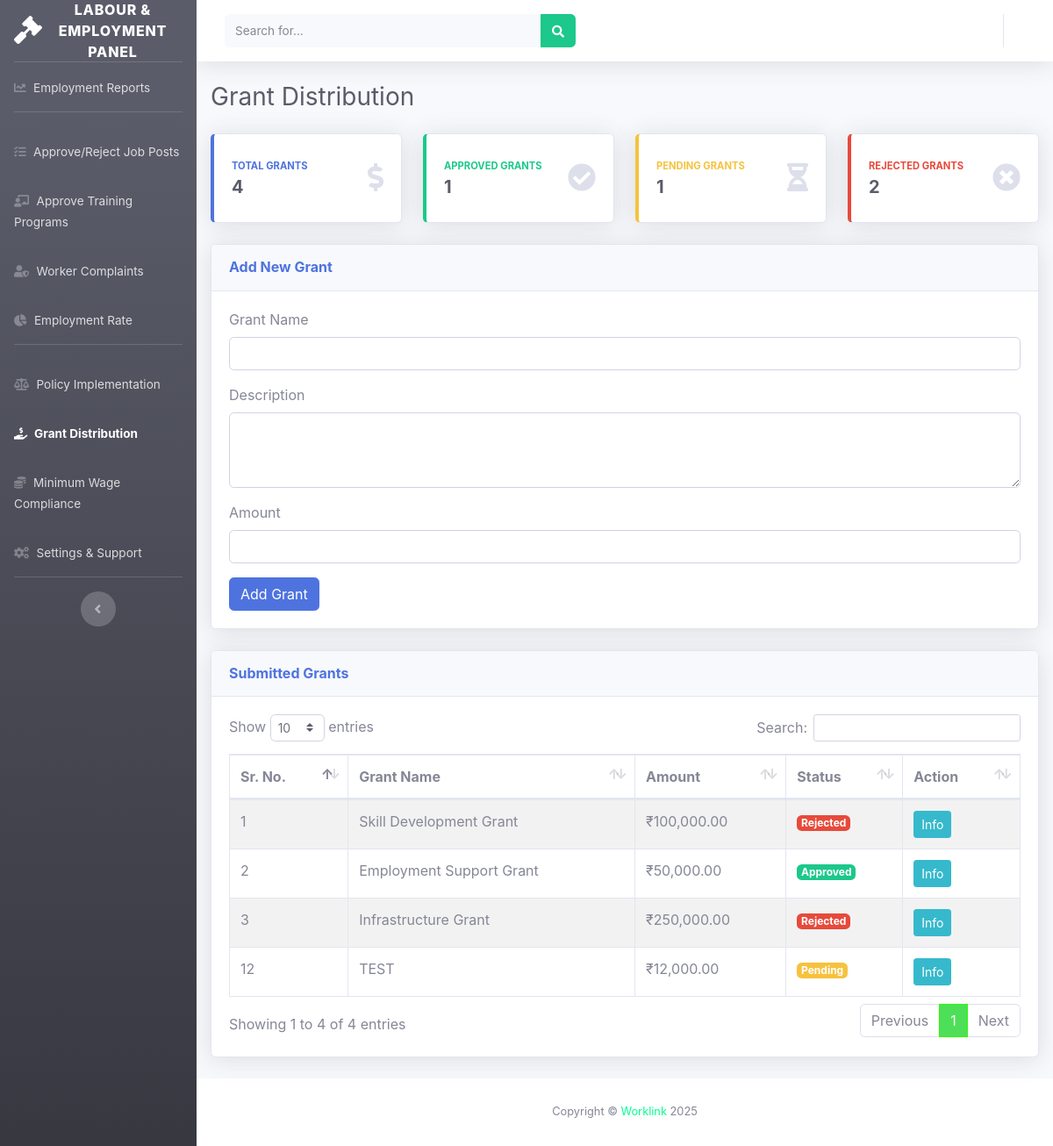
/governmentOfficial/grant_distribution.php (signed in), run on the app's committed database.
### tables this page shows
CREATE TABLE `grants` (
  `grant_id` int(11) NOT NULL,
  `official_id` int(11) DEFAULT NULL,
  `grant_name` varchar(255) NOT NULL,
  `description` text DEFAULT NULL,
  `amount` decimal(10,2) NOT NULL,
  `status` text DEFAULT 'Pending',
  `created_at` timestamp NOT NULL DEFAULT current_timestamp(),
  `updated_at` timestamp NOT NULL DEFAULT current_timestamp() ON UPDATE current_timestamp()
);

### governmentOfficial/grant_distribution.php (the view, shortened to what this page needs)
<?php
include('connection.php');
$grants = mysqli_query($con, "SELECT * FROM grants ORDER BY created_at DESC");
$total_grants_query = "SELECT COUNT(*) as total FROM grants";
$approved_grants_query = "SELECT COUNT(*) as approved FROM grants WHERE status = 'Approved'";
$pending_grants_query = "SELECT COUNT(*) as pending FROM grants WHERE status = 'Pending'";
$rejected_grants_query = "SELECT COUNT(*) as rejected FROM grants WHERE status = 'Rejected'";
$total_result = mysqli_query($con, $total_grants_query);
$approved_result = mysqli_query($con, $approved_grants_query);
$pending_result = mysqli_query($con, $pending_grants_query);
$rejected_result = mysqli_query($con, $rejected_grants_query);
$total_grants = mysqli_fetch_assoc($total_result)['total'];
$approved_grants = mysqli_fetch_assoc($approved_result)['approved'];
$pending_grants = mysqli_fetch_assoc($pending_result)['pending'];
$rejected_grants = mysqli_fetch_assoc($rejected_result)['rejected'];
?>
<!DOCTYPE html>
<html lang="en">
<head>
    <link href="vendor/fontawesome-free/css/all.min.css" rel="stylesheet">
    <link href="css/sb-admin-2.min.css" rel="stylesheet">
    <link href="vendor/datatables/dataTables.bootstrap4.min.css" rel="stylesheet">
</head>
<body id="page-top">
    <?php include('sidebar.php'); ?>
    <?php include('header.php'); ?>
    <div class="container-fluid px-3">
        <h1 class="h3 mb-4 text-gray-800">Grant Distribution</h1>
<div class="row">
    <div class="col-xl-3 col-md-6 mb-4">
        <div class="card border-left-primary shadow h-100 py-2">
            <div class="card-body">
                <div class="row no-gutters align-items-center">
                    <div class="col mr-2">
                        <div class="text-xs font-weight-bold text-primary text-uppercase mb-1">Total Grants</div>
                        <div class="h5 mb-0 font-weight-bold text-gray-800"><?php echo $total_grants; ?></div>
                    </div>
                    <div class="col-auto">
                        <i class="fas fa-dollar-sign fa-2x text-gray-300"></i>
                    </div>
                </div>
            </div>
        </div>
    </div>
    <div class="col-xl-3 col-md-6 mb-4">
        <div class="card border-left-success shadow h-100 py-2">
            <div class="card-body">
                <div class="row no-gutters align-items-center">
                    <div class="col mr-2">
                        <div class="text-xs font-weight-bold text-success text-uppercase mb-1">Approved Grants</div>
                        <div class="h5 mb-0 font-weight-bold text-gray-800"><?php echo $approved_grants; ?></div>
                    </div>
                    <div class="col-auto">
                        <i class="fas fa-check-circle fa-2x text-gray-300"></i>
                    </div>
                </div>
            </div>
        </div>
    </div>
    <div class="col-xl-3 col-md-6 mb-4">
        <div class="card border-left-warning shadow h-100 py-2">
            <div class="card-body">
                <div class="row no-gutters align-items-center">
                    <div class="col mr-2">
                        <div class="text-xs font-weight-bold text-warning text-uppercase mb-1">Pending Grants</div>
                        <div class="h5 mb-0 font-weight-bold text-gray-800"><?php echo $pending_grants; ?></div>
                    </div>
                    <div class="col-auto">
                        <i class="fas fa-hourglass-half fa-2x text-gray-300"></i>
                    </div>
                </div>
            </div>
        </div>
    </div>
    <div class="col-xl-3 col-md-6 mb-4">
        <div class="card border-left-danger shadow h-100 py-2">
            <div class="card-body">
                <div class="row no-gutters align-items-center">
                    <div class="col mr-2">
                        <div class="text-xs font-weight-bold text-danger text-uppercase mb-1">Rejected Grants</div>
                        <div class="h5 mb-0 font-weight-bold text-gray-800"><?php echo $rejected_grants; ?></div>
                    </div>
                    <div class="col-auto">
                        <i class="fas fa-times-circle fa-2x text-gray-300"></i>
                    </div>
                </div>
            </div>
        </div>
    </div>
</div>
        <div class="card shadow mb-4">
            <div class="card-header py-3">
                <h6 class="m-0 font-weight-bold text-primary">Add New Grant</h6>
            </div>
            <div class="card-body">
                <form method="POST">
                    <div class="form-group">
                        <label for="grant_name">Grant Name</label>
                        <input type="text" name="grant_name" class="form-control" required>
                    </div>
                    <div class="form-group">
                        <label for="description">Description</label>
                        <textarea name="description" class="form-control" rows="3" required></textarea>
                    </div>
                    <div class="form-group">
                        <label for="amount">Amount</label>
                        <input type="number" name="amount" class="form-control" step="0.01" required>
                    </div>
                    <button type="submit" name="add_grant" class="btn btn-primary">Add Grant</button>
                </form>
            </div>
        </div>
        <div class="card shadow mb-4">
            <div class="card-header py-3">
                <h6 class="m-0 font-weight-bold text-primary">Submitted Grants</h6>
            </div>
            <div class="card-body">
                <div class="table-responsive">
                    <table class="table table-bordered table-hover table-striped" id="grantTable" width="100%" cellspacing="0">
                        <thead>
                            <tr>
                                <th>Sr. No.</th>
                                <th>Grant Name</th>
                                <th>Amount</th>
                                <th>Status</th>
                                <th>Action</th>
                            </tr>
                        </thead>
                        <tbody>
                            <?php
                            if (mysqli_num_rows($grants) > 0) {
                                while ($row = mysqli_fetch_assoc($grants)) {
                                    $grant_id = $row['grant_id'];
                                    $grant_name = $row['grant_name'] ?? 'N/A';
                                    $amount = $row['amount'] ?? 0;
                                    $status = $row['status'] ?? 'Pending';
                                    $badgeClass = match (strtolower($status)) {
                                        'approved' => 'success',
                                        'rejected' => 'danger',
                                        'pending' => 'warning',
                                        default => 'secondary'
                                    };
                                    echo "<tr>
                                        <td>{$grant_id}</td>
                                        <td>{$grant_name}</td>
                                        <td>₹" . number_format($amount, 2) . "</td>
                                        <td><span class='badge badge-{$badgeClass}'>" . ucfirst($status) . "</span></td>
                                        <td>
                                            <button class='btn btn-info btn-sm' data-toggle='modal' data-target='#infoModal{$grant_id}'>Info</button>
                                        </td>
                                    </tr>";
                                }
                            } else {
                                echo "<tr><td colspan='6' class='text-center'>No grants submitted yet.</td></tr>";
                            }
                            ?>
                        </tbody>
                    </table>
                </div>
            </div>
        </div>
    </div>
    <?php include('footer.php'); ?>
</div>
</div>
</body>
</html>

### data on the page
grants: grant_id "12", grant_name "TEST", amount "12,000.00", status "Pending"
grants: grant_id "1", grant_name "Skill Development Grant", amount "100,000.00", status "Rejected"
grants: grant_id "2", grant_name "Employment Support Grant", amount "50,000.00", status "Approved"
grants: grant_id "3", grant_name "Infrastructure Grant", amount "250,000.00", status "Rejected"

### other printed values
$total_grants "4"
$approved_grants "1"
$pending_grants "1"
$rejected_grants "2"
